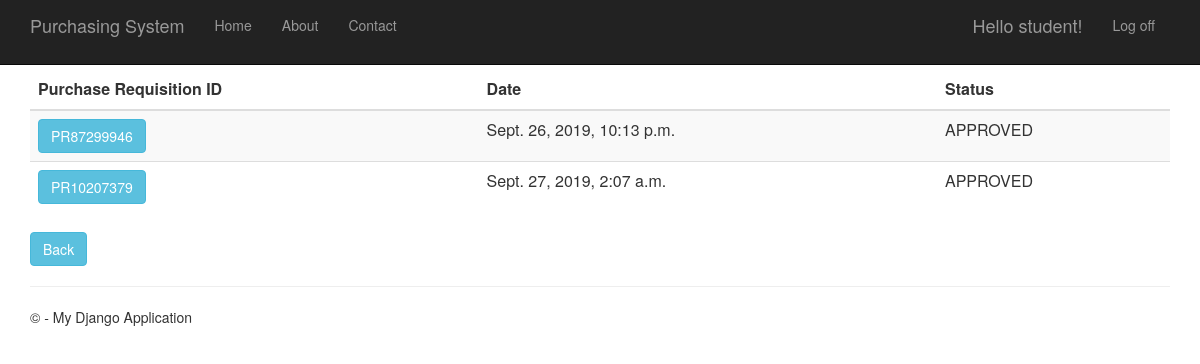
The app's page /purchaserequisitionhistory (signed in) with its own data.
### PurchaseRequisition/models.py (models this page shows)
class PurchaseRequisition(models.Model):
    pr_id= models.CharField(max_length=10, primary_key=True) #takes character
    description= models.TextField(null=True,default=None, blank=True)
    time_created= models.DateTimeField()
    total_price= models.DecimalField(max_digits=10, decimal_places=2, default=Decimal('0.00'))
    status= models.TextField(max_length=10, default="Pending")
    person_id = models.ForeignKey(Person)
    def __str__(self):
        return str(self.pr_id)

### PurchaseRequisition/views.py (the view)
# urls.py: url(r'^purchaserequisitionhistory', PurchaseRequisition.views.purchaserequisitionhistory, name="purchase_requisition_history"),
def purchaserequisitionhistory(request):
    purchase_requisitions = PurchaseRequisition.objects.all()
    print(purchase_requisitions)
    context = {
            'title':'Purchase Requisition History',
            'rows':purchase_requisitions
        }
    return render(request,'PurchaseRequisition/purchaserequisitionhistory.html',context)

### PurchaseRequisition/templates/PurchaseRequisition/purchaserequisitionhistory.html
﻿{% extends "app/layout.html" %}
{% block content %}
<div class="purchaseorderhistory margintop" action="menu" >
    <form action="purchaserequisitionhistorydetails" method="GET">
        <table class="table table-striped margintop">
          <thead>
            <tr>
              <th scope="col">Purchase Requisition ID</th>
              <th scope="col">Date</th>
              <th scope="col">Status</th>
            </tr>
          </thead>
          <tbody>
              {% for r in rows %}
            <tr>
                 <td><button type="submit" name="pr_id" value="{{r.pr_id}}" class="btn btn-info" >{{r.pr_id}}</button></td>
                 <td>{{r.time_created}}</td>
                 <td>{{r.status}}</td>
            </tr>
              {% endfor %}
          </tbody>
        </table>
    </form>
       <form action="menu">
        <div class="margintop">
            <button type="submit" class="btn btn-info" >Back</button>
        </div>
    </form>
</div>
{% endblock %}

### app/templates/app/loginpartial.html (shortened to what this page needs)
{% if user.is_authenticated %}
<form id="logoutForm" action="/logout" method="post" class="navbar-right">
    <ul class="nav navbar-nav navbar-right">
        <li><span class="navbar-brand">Hello {{ user.username }}!</span></li>
        <li><a href="javascript:document.getElementById('logoutForm').submit()">Log off</a></li>
    </ul>
</form>
{% else %}
<ul class="nav navbar-nav navbar-right">
    <li><a href="{% url 'login' %}">Log in</a></li>
</ul>
{% endif %}

### app/static/app/content/site.css (style rules this page uses)
body { padding-top: 50px; padding-bottom: 20px; }

### records on screen
PurchaseRequisition: pr_id "PR87299946", time_created "Sept. 26, 2019, 10:13 p.m.", status "APPROVED"
PurchaseRequisition: pr_id "PR10207379", time_created "Sept. 27, 2019, 2:07 a.m.", status "APPROVED"

### other values on screen
{{ user.username }} "student"
